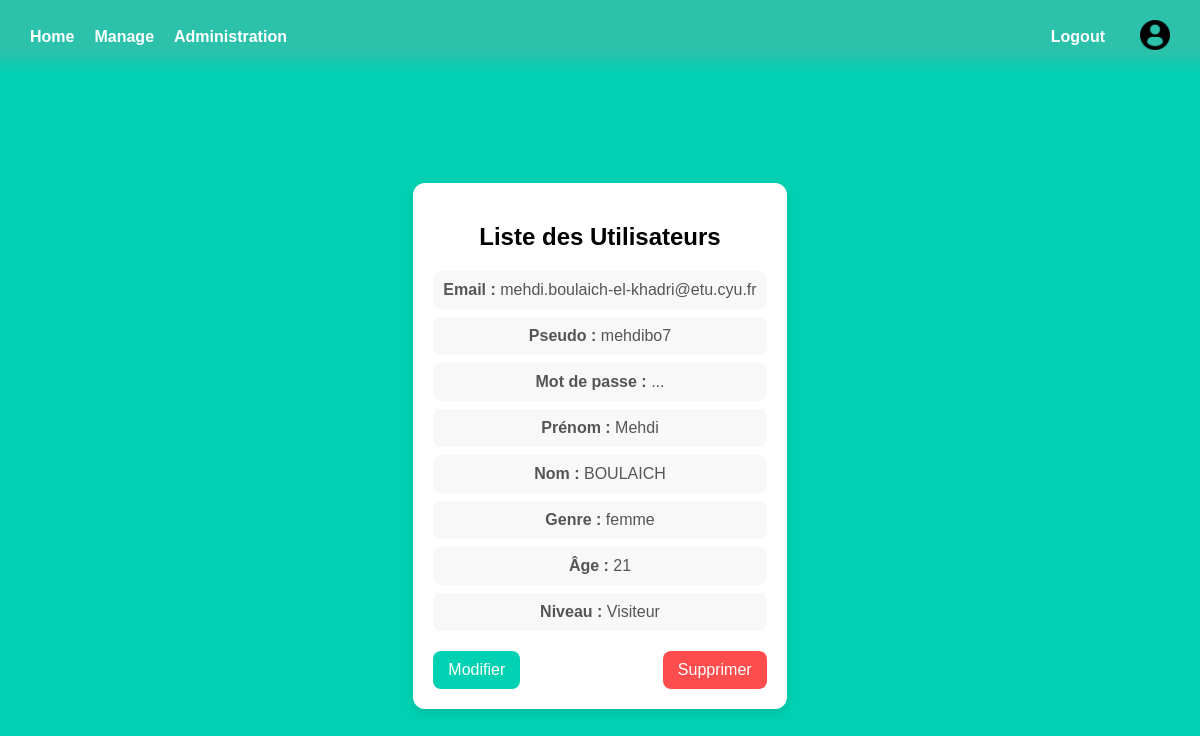
Page /userProfile/4 (signed in) on the earlier database version.
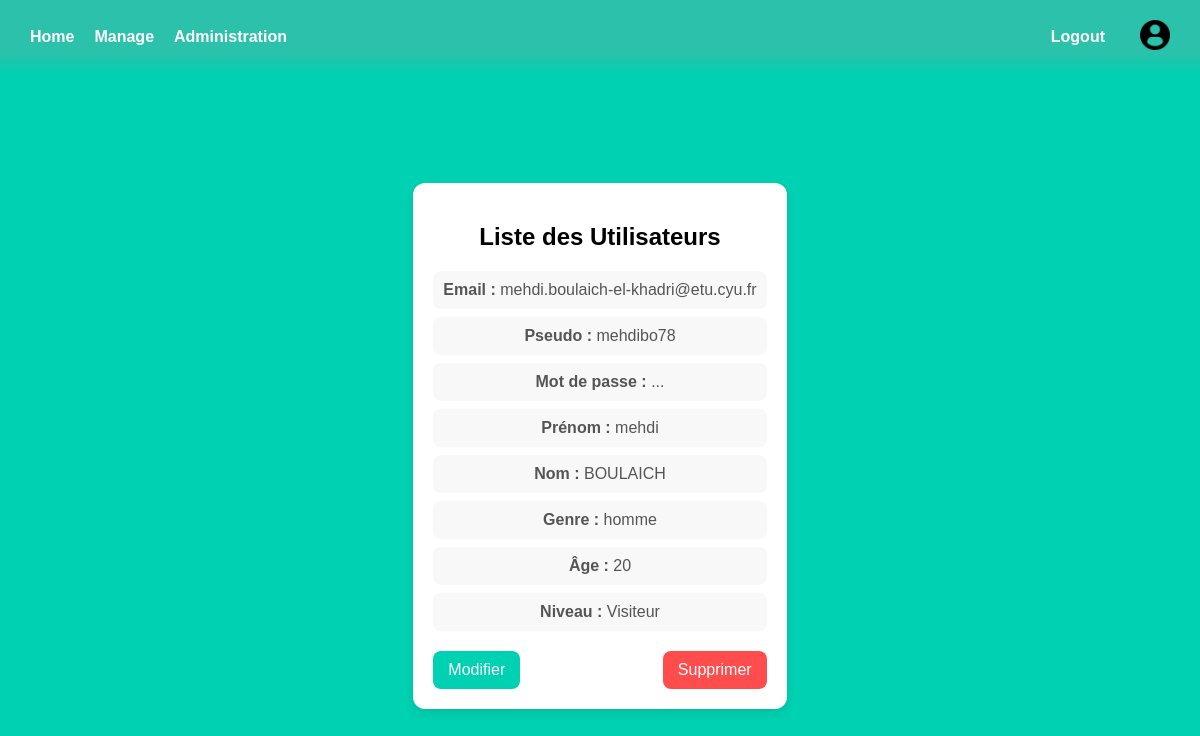
Same page on the later database version.
### models.py (models this page shows)
class User(UserMixin, db.Model):
    id = db.Column(db.Integer, primary_key=True) # clé primiaire obligatoire pour SQLAlchemy
    email = db.Column(db.String(100), unique=True, index=True)
    pseudo = db.Column(db.String(100), unique=True, index=True)
    password = db.Column(db.String(100))
    lastname = db.Column(db.String(1000))
    firstname = db.Column(db.String(100))
    level = db.Column(db.String, default="Visiteur")
    age = db.Column(db.Integer)
    gender = db.Column(db.String(100))

### main.py (the view)
@main.route('/userProfile/<int:user_id>')
def user_profile(user_id):
    user = User.query.get(user_id)
    return render_template('user_profile.html', user=user)

### templates/user_profile.html
{% extends "base.html" %}
{% block content %}
<div class="user-container">
    <h1 class="titleibox">Liste des Utilisateurs</h1>
    <div class="user-info">
        <p><strong>Email :</strong> {{ user.email }}</p>
        <p><strong>Pseudo :</strong> {{ user.pseudo }}</p>
        <p><strong>Mot de passe :</strong> ...</p>
        <p><strong>Prénom :</strong> {{ user.firstname }}</p>
        <p><strong>Nom :</strong> {{ user.lastname }}</p>
        <p><strong>Genre :</strong> {{ user.gender }}</p>
        <p><strong>Âge :</strong> {{ user.age }}</p>
        <p><strong>Niveau :</strong> {{ user.level }}</p>
    </div>
    <div class="user-actions">
        <a href="{{ url_for('main.edit_user', user_id=user.id) }}">
            <button class="edit-btn">Modifier</button>
        </a>
        <form action="{{ url_for('main.delete_user', user_id=user.id) }}" method="post">
            <button type="submit" class="delete-btn" onclick="return confirm('Voulez-vous vraiment supprimer ce compte ?')">
                Supprimer
            </button>
        </form>
    </div>
</div>
{% endblock %}

Differences in the rows shown:
changed User "mehdi.boulaich-el-khadri@etu.cyu.fr": pseudo "mehdibo7" → "mehdibo78"; firstname "Mehdi" → "mehdi"; gender "femme" → "homme"; age "21" → "20"
